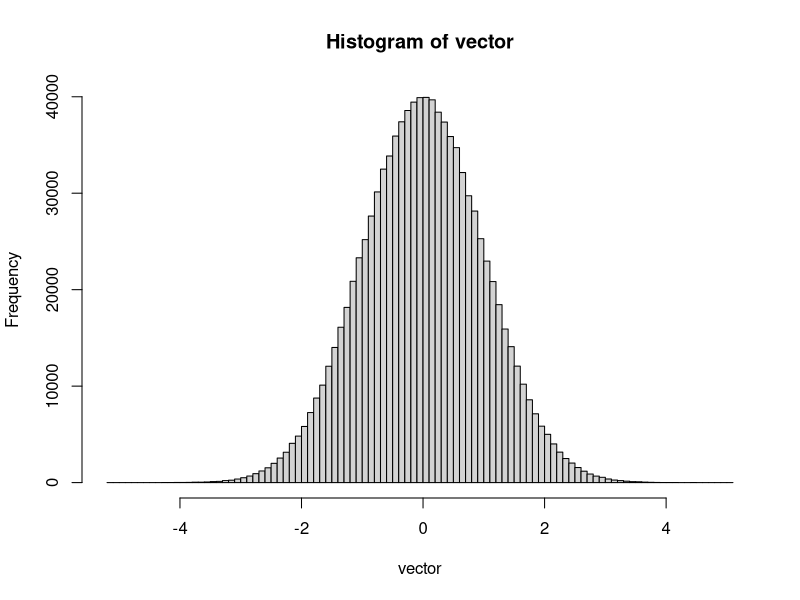
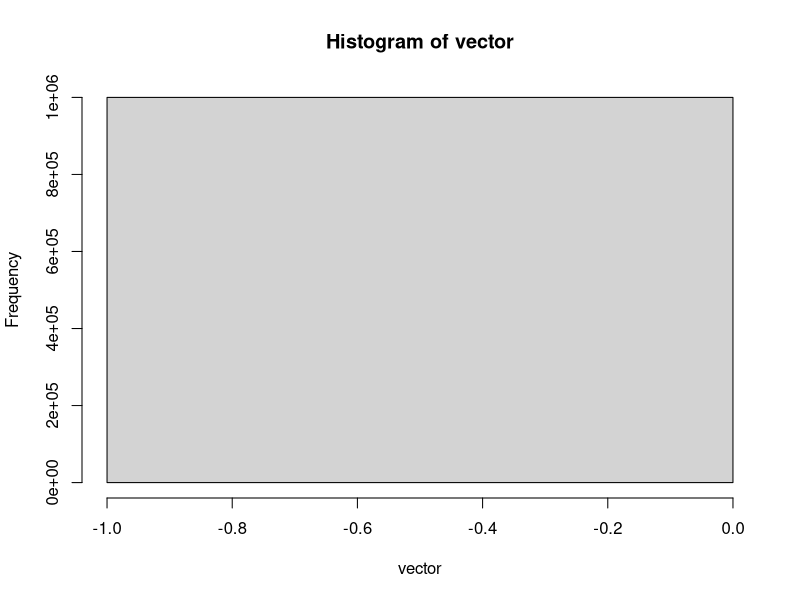
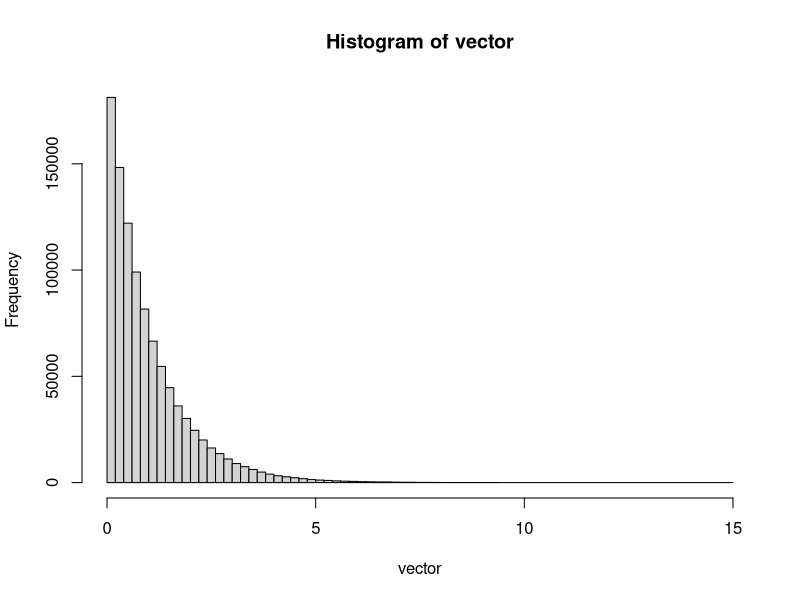
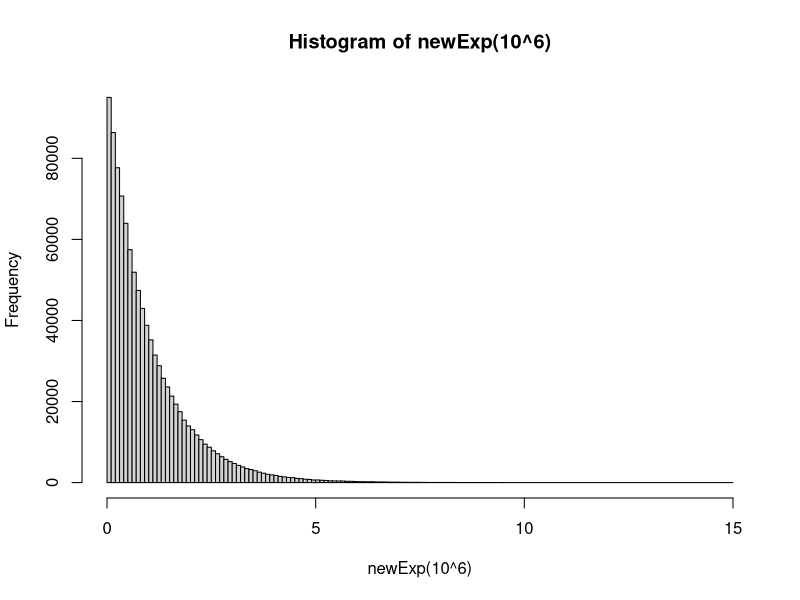
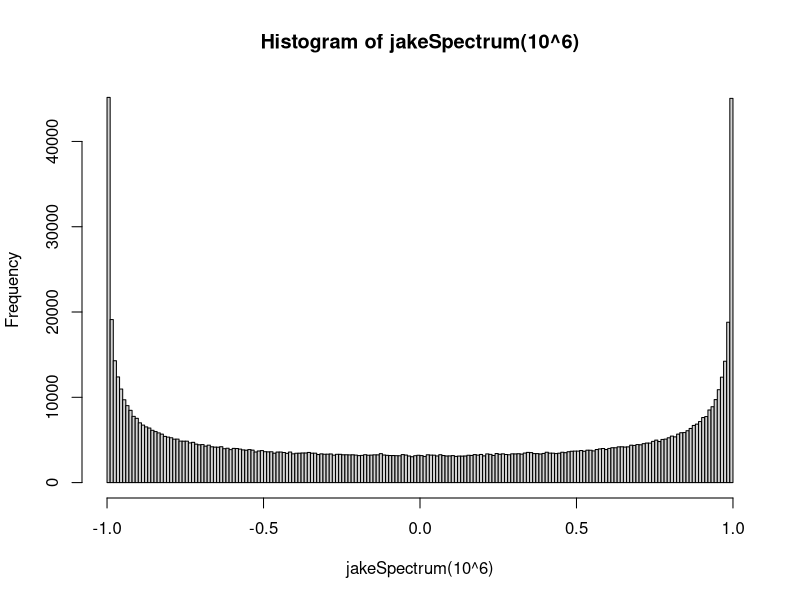
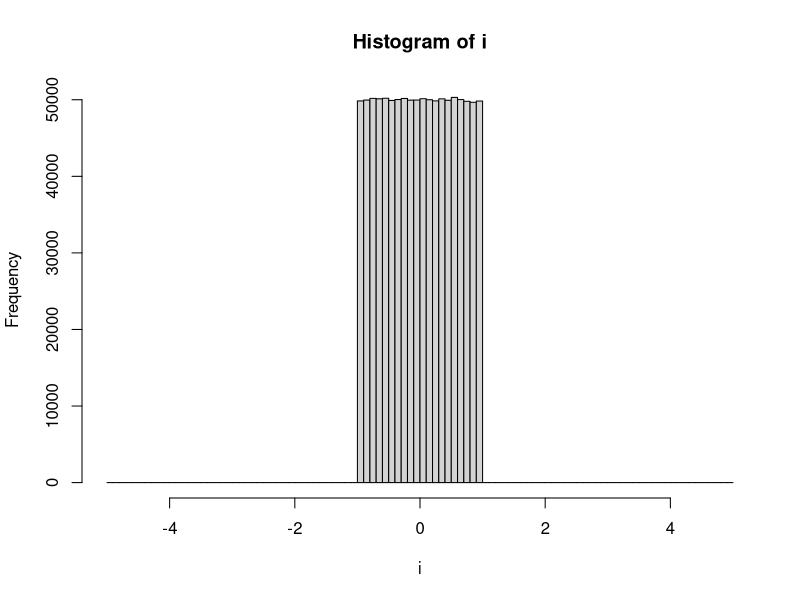
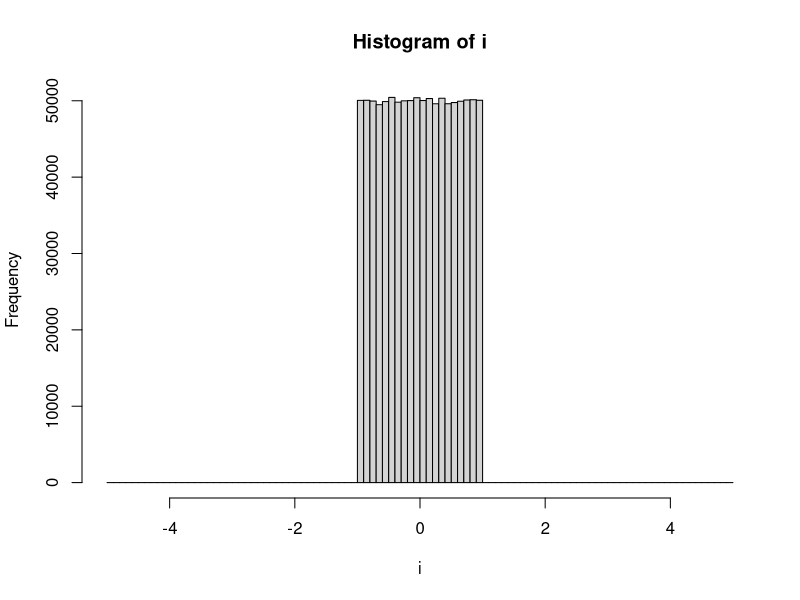
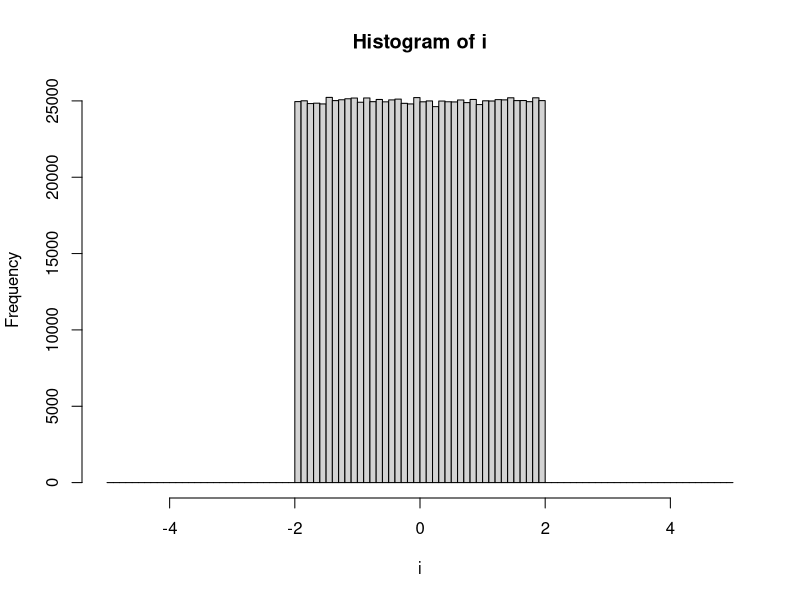

Recreate these plots in R, in order.
#define

#Aufgabe 2.1
  a2.1 = function (vector) {
    hist(vector, breaks = 100)
    print(mean(vector))
    print(var(vector))
    print(sd(vector))
  }
  
  x = rnorm(10**6)
  y = runif(1000000, min = -1,  max = -1)
  z = rexp(1000000)
  
  a2.1(x)
  a2.1(y)
  a2.1(z)

#Aufabe 2.2
  newExp = function(size){
    return (-log(1-runif(size, min = 0, max = 1)))
  }
    #Lösung
    rexp2 = function(n){
      r <- runif(n, min = 0, max = 1)
      return(-log(1-r))
    }
  
  hist(newExp(10**6), breaks = 200)

#Aufgabe 2.4
  
  jakeSpectrum = function(n){
    f = function(x) {sinpi(x-0.5)}
    x = runif(n, min = 0, max = 1)
    return = f(x)
  }
  
  hist(jakeSpectrum(10**6), breaks = 200)
  
#Aufgabe 2.5
  
  x1 <- runif(10**6, min = -1, max = 1)
  x2 <- runif(10**6, min = -1, max = 1)
  x3 <- runif(10**6, min = -2, max = 2)
  x4 <- sample(2,10**6, replace = TRUE)*4-6
  
  samples = list(x1, x2, x3, x4, x1+x2, x1+x3, x1+2, x1+x4)
  for(i in samples){
    hist(i, breaks = seq(from=-5, to=5, by=0.1))    
  }

#Aufgabe 2.6
  
  #  
  

  muenze = function(N, K)
  {
    resN <- vector(mode = "numeric",length = N)
    for(i in 1:N){
      resK <- sample(2, size = K, replace=TRUE)*2-3
      resN[i] = sum(resK)
    }
    return(resN/sqrt(K))
  }

  hist(muenze(100000,1), breaks = 10)
  hist(muenze(100000,2), breaks = 50)
  hist(muenze(100000,12), breaks = 100)
  hist(muenze(100000,1000), breaks = 150)
  
#Aufgabe 2.7
  
  erf = function(x) {
    return(2*pnorm(sqrt(2)*x) -1)
  }
  
  norm2unif = function (N){
    y <- rnorm(1000000, mean = 0, sd = 1) # EIGENTLICH MÜNZWURF
    return(0.5 * erf(y/sqrt(2))+0.5)
  }
  
  jakeSpectrum2 = function(n){
    f = function(x) {sinpi(x-0.5)}
    x = norm2unif(n)
    return = f(x)
  }
  
  hist(norm2unif(10**7),breaks = 150)
  hist(jakeSpectrum2(10**6), breaks = 200)